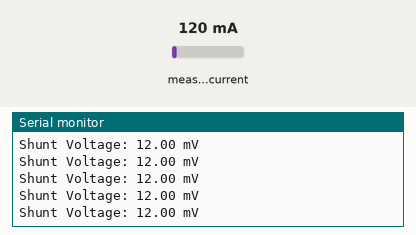
A sketch run on a simulated Arduino Uno, built with avr-gcc and run on an emulated ATmega328P. Shown: the last lines printed to the serial monitor. The test bench sets the inputs (shaded band); at power-on: measured current 120 mA.

Above: at 1.2 s.
1.3 s: measured current set to 40 mA
At 1.34 s:
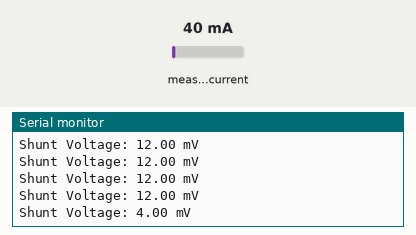
2.8 s: measured current set to 500 mA
At 2.88 s:
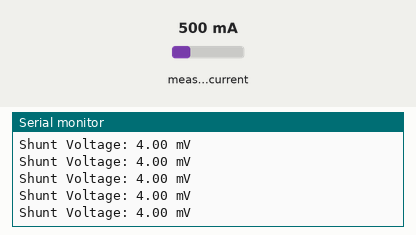
Timing chart, 0 to 5.8 s (numbered marks = the images above; inputs shaded):
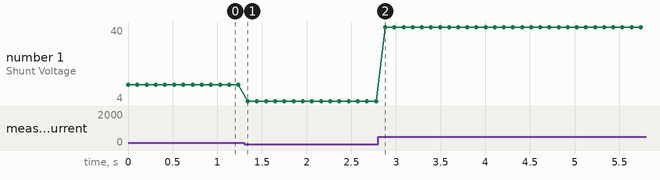

The sketch:

ShuntVtest.ino
```cpp
#include <Wire.h>
#include <Adafruit_INA219.h>

Adafruit_INA219 ina219;

void setup()
{
 uint32_t currentFrequency;

 Serial.begin(115200);

 Serial.println("Communication test with with INA219 ...");
 ina219.begin();
 ina219.setCalibration_16V_400mA();

//   ina219.setCalibration_32V_2A();
}

void loop()
{
 float shuntvoltage = 0;

shuntvoltage = ina219.getShuntVoltage_mV();

 Serial.print("Shunt Voltage: "); Serial.print(shuntvoltage); Serial.println(" mV");
 Serial.println("");

delay(100);
}
```

Measured:
- after the input at 1.3 s, the serial monitor: prints a new line at once (image 1)
- plotted number 1: 12 → 4 after the input at 1.3 s, 4 → 40 after the input at 2.8 s
